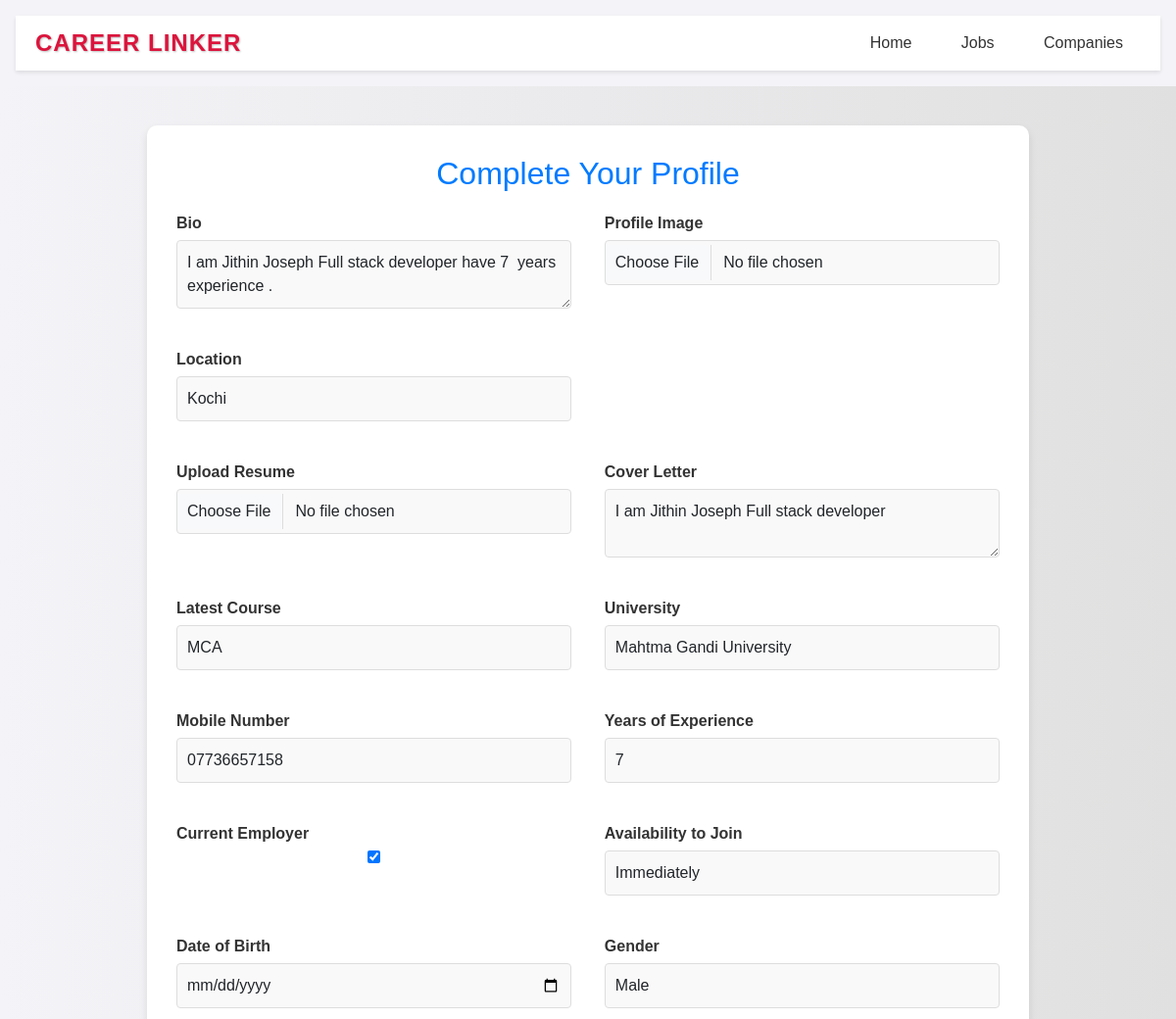
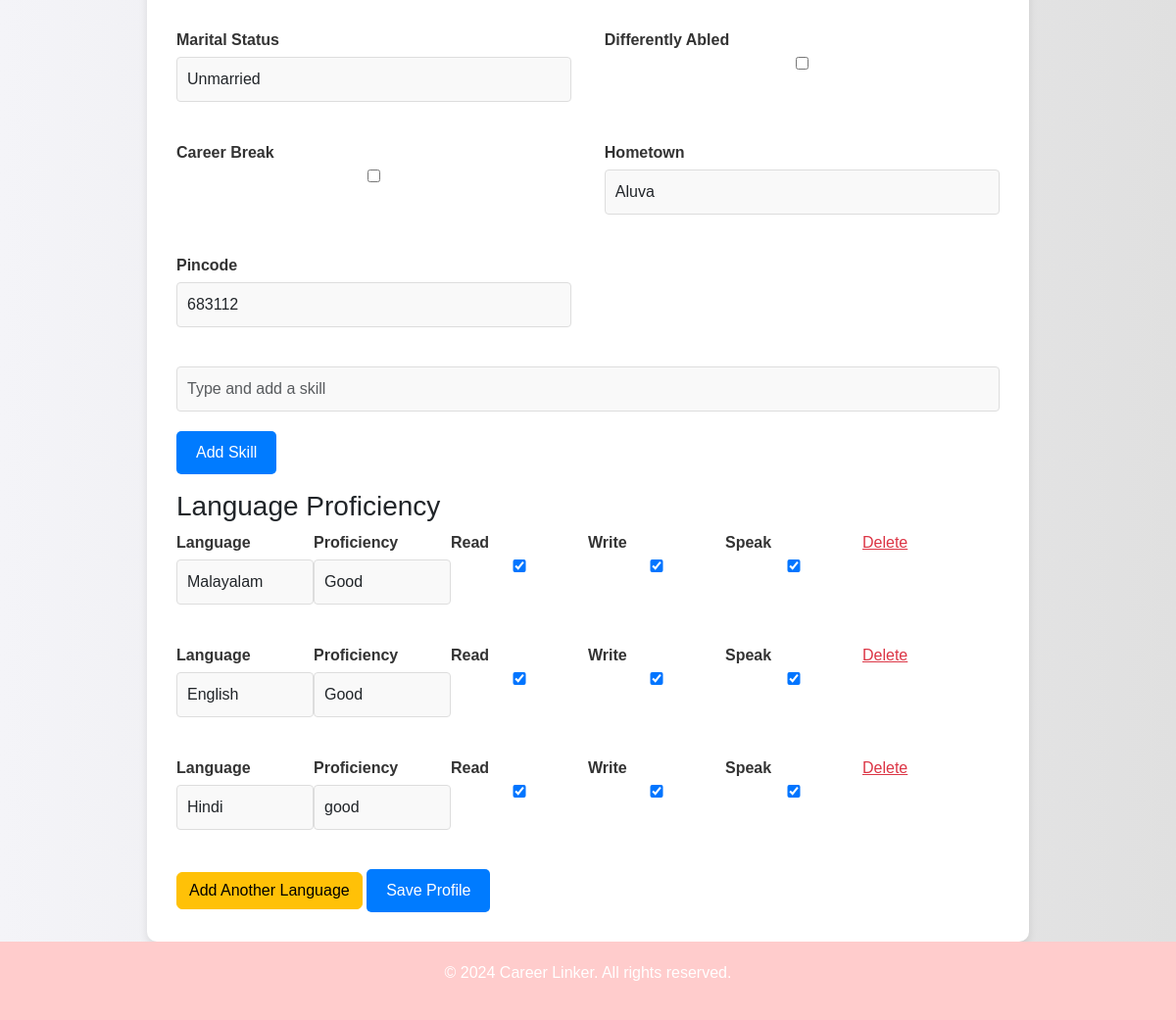
The app's page /user/add_profile/ (signed in) with its own data (2 pictures, top to bottom).
### adminpanel/models.py (models this page shows)
class CompleteProfile(models.Model):
    user = models.OneToOneField(User, on_delete=models.CASCADE)
    bio = models.TextField(blank=True, null=True)
    profile_image = models.ImageField(upload_to='media/', blank=True, null=True)
    skills = models.ManyToManyField('Skill', related_name='users',blank=True)
    location = models.CharField(max_length=255, blank=True, null=True)
    resume = models.FileField(upload_to='resumes/', blank=True, null=True)
    cover_letter = models.TextField(blank=True, null=True)
    latest_course = models.CharField(max_length=100)
    university = models.CharField(max_length=100)
    mobile_number = models.CharField(max_length=15)
    years_of_experience = models.IntegerField(null=True, blank=True)  # Allow null or provide a default
    current_employer = models.BooleanField(default=False)
    availability_to_join = models.CharField(max_length=50, choices=(
        ('immediately', 'Immediately'),
        ('one_month', 'One Month'),
        ('three_months', 'Three Months'),
        ('more_than_a_year', 'More than a Year')
    ))
    date_of_birth = models.DateField(null=True, blank=True)  # Allowing null values
    gender = models.CharField(max_length=50, choices=(
        ('male', 'Male'),
        ('female', 'Female'),
        ('transgender', 'Transgender')
    ))
    marital_status = models.CharField(max_length=50, choices=(
        ('unmarried', 'Unmarried'),
        ('married', 'Married'),
        ('widowed', 'Widowed'),
        ('divorced', 'Divorced'),
        ('separated', 'Separated'),
        ('others', 'Others')
    ))
    differently_abled = models.BooleanField(default=False)
    career_break = models.BooleanField(default=False)
    hometown = models.CharField(max_length=100)
    pincode = models.CharField(max_length=10)

class LanguageProficiency(models.Model):
    profile = models.ForeignKey(CompleteProfile, on_delete=models.CASCADE)
    language = models.CharField(max_length=100)
    proficiency = models.CharField(max_length=50)
    read = models.BooleanField(default=False)
    write = models.BooleanField(default=False)
    speak = models.BooleanField(default=False)

### userpanel/views.py (the view)
# urls.py: path('add_profile/', add_profile, name='add_profile'),
@login_required
def add_profile(request):
    logged_user = request.user
    profile, created = CompleteProfile.objects.get_or_create(user=logged_user)
    if request.method == 'POST':
        form = CompleteProfileForm(request.POST, request.FILES, instance=profile)
        if form.is_valid():
            profile = form.save(commit=False)
            profile.user = logged_user
            profile.save()
            skills_data = request.POST.getlist('skills')
            if skills_data:
                profile.skills.clear()
                for skill_name in skills_data:
                    skill, created = Skill.objects.get_or_create(name=skill_name)
                    profile.skills.add(skill)
            LanguageProficiency.objects.filter(profile=profile).delete()  # Clear existing languages
            language_count = len([key for key in request.POST if key.startswith('language_')])
            for i in range(language_count):
                language = request.POST.get(f'language_{i}')
                proficiency = request.POST.get(f'proficiency_{i}')
                read = request.POST.get(f'read_{i}', False)
                write = request.POST.get(f'write_{i}', False)
                speak = request.POST.get(f'speak_{i}', False)
                if language and proficiency:
                    LanguageProficiency.objects.create(
                        profile=profile,
                        language=language,
                        proficiency=proficiency,
                        read=read == 'on',
                        write=write == 'on',
                        speak=speak == 'on'
                    )
            return redirect('view_profile')
    else:
        form = CompleteProfileForm(instance=profile)
    languages = LanguageProficiency.objects.filter(profile=profile)
    context = {
        'form': form,
        'languages': languages,
        'logged_user': logged_user
    }
    return render(request, 'userpanel/add_profile.html', context)

### userpanel/forms.py
class CompleteProfileForm(forms.ModelForm):
    class Meta:
        model = CompleteProfile
        fields = [
            'bio', 'profile_image',  'location', 'resume', 'cover_letter',
            'latest_course', 'university', 'mobile_number', 'years_of_experience',
            'current_employer', 'availability_to_join', 'date_of_birth', 'gender',
            'marital_status', 'differently_abled', 'career_break', 'hometown', 'pincode'
        ]
        widgets = {
            'date_of_birth': forms.DateInput(attrs={'type': 'date'}),
        }

### userpanel/templates/userpanel/add_profile.html (shortened to what this page needs)
{% load static %}
<!DOCTYPE html>
<html lang="en">
<head>
    <link rel="stylesheet" href="{% static 'user_css/style.css' %}">
    <link href="https://cdn.jsdelivr.net/npm/bootstrap@5.3.0/dist/css/bootstrap.min.css" rel="stylesheet">
    <link rel="stylesheet" href="https://cdnjs.cloudflare.com/ajax/libs/font-awesome/5.15.4/css/all.min.css">
</head>
<body>
    <header>
        <nav class="navbar fixed-element">
            <a href="#" class="logo">Career Linker</a>
            <div class="navbar-links">
                <a href="{% url 'userhome' %}">Home</a>
                <a href="{% url 'all_jobs' %}">Jobs</a>
                <a href="{% url 'all_companies' %}">Companies</a>
            </div>
        </nav>
    </header>
    <div class="container">
        <h2>Complete Your Profile</h2>
        <form method="post" enctype="multipart/form-data" id="profileForm">
            <div class="form-row">
                <div class="form-group">
                    <label for="bio">Bio</label>
                    <textarea id="bio" name="bio" class="form-control">{{ form.bio.value|default_if_none:'' }}</textarea>
                </div>
                <div class="form-group">
                    <label for="profile_image">Profile Image</label>
                    <input type="file" id="profile_image" name="profile_image" class="form-control">
                </div>
            </div>
            <div class="form-row">
                <div class="form-group">
                    <label for="location">Location</label>
                    <input type="text" id="location" name="location" class="form-control" value="{{ form.location.value|default_if_none:'' }}">
                </div>
            </div>
            <div class="form-row">
                <div class="form-group">
                    <label for="resume">Upload Resume</label>
                    <input type="file" id="resume" name="resume" class="form-control">
                </div>
                <div class="form-group">
                    <label for="cover_letter">Cover Letter</label>
                    <textarea id="cover_letter" name="cover_letter" class="form-control">{{ form.cover_letter.value|default_if_none:'' }}</textarea>
                </div>
            </div>
            <div class="form-row">
                <div class="form-group">
                    <label for="latest_course">Latest Course</label>
                    <input type="text" id="latest_course" name="latest_course" class="form-control" value="{{ form.latest_course.value|default_if_none:'' }}">
                </div>
                <div class="form-group">
                    <label for="university">University</label>
                    <input type="text" id="university" name="university" class="form-control" value="{{ form.university.value|default_if_none:'' }}">
                </div>
            </div>
            <div class="form-row">
                <div class="form-group">
                    <label for="mobile_number">Mobile Number</label>
                    <input type="text" id="mobile_number" name="mobile_number" class="form-control" value="{{ form.mobile_number.value|default_if_none:'' }}">
                </div>
                <div class="form-group">
                    <label for="years_of_experience">Years of Experience</label>
                    <input type="number" id="years_of_experience" name="years_of_experience" class="form-control" value="{{ form.years_of_experience.value|default_if_none:'' }}">
                </div>
            </div>
            <div class="form-row">
                <div class="form-group">
                    <label for="current_employer">Current Employer</label>
                    <input type="checkbox" id="current_employer" name="current_employer" {% if form.current_employer.value %}checked{% endif %}>
                </div>
                <div class="form-group">
                    <label for="availability_to_join">Availability to Join</label>
                    <select id="availability_to_join" name="availability_to_join" class="form-control">
                        <option value="immediately" {% if form.availability_to_join.value == 'immediately' %}selected{% endif %}>Immediately</option>
                    </select>
                </div>
            </div>
            <div class="form-row">
                <div class="form-group">
                    <label for="date_of_birth">Date of Birth</label>
                    <input type="date" id="date_of_birth" name="date_of_birth" class="form-control" value="{{ form.date_of_birth.value|default_if_none:'' }}">
                </div>
                <div class="form-group">
                    <label for="gender">Gender</label>
                    <select id="gender" name="gender" class="form-control">
                        <option value="male" {% if form.gender.value == 'male' %}selected{% endif %}>Male</option>
                    </select>
                </div>
            </div>
            <div class="form-row">
                <div class="form-group">
                    <label for="marital_status">Marital Status</label>
                    <select id="marital_status" name="marital_status" class="form-control">
                        <option value="unmarried" {% if form.marital_status.value == 'unmarried' %}selected{% endif %}>Unmarried</option>
                    </select>
                </div>
                <div class="form-group">
                    <label for="differently_abled">Differently Abled</label>
                    <input type="checkbox" id="differently_abled" name="differently_abled" {% if form.differently_abled.value %}checked{% endif %}>
                </div>
            </div>
            <div class="form-row">
                <div class="form-group">
                    <label for="career_break">Career Break</label>
                    <input type="checkbox" id="career_break" name="career_break" {% if form.career_break.value %}checked{% endif %}>
                </div>
                <div class="form-group">
                    <label for="hometown">Hometown</label>
                    <input type="text" id="hometown" name="hometown" class="form-control" value="{{ form.hometown.value|default_if_none:'' }}">
                </div>
            </div>
            <div class="form-row">
                <div class="form-group">
                    <label for="pincode">Pincode</label>
                    <input type="text" id="pincode" name="pincode" class="form-control" value="{{ form.pincode.value|default_if_none:'' }}">
                </div>
            </div>
    <div id="skillsList" class="skills-list">
        <input type="text" id="skillInput" class="form-control" placeholder="Type and add a skill">
        <button type="button" onclick="addSkill()" class="btn btn-info">Add Skill</button>
    </div>
    <h3>Language Proficiency</h3>
    <div id="languageSection">
        {% for language in languages %}
        <div class="form-row" id="language_row_{{ forloop.counter0 }}">
            <div class="form-group">
                <label for="language_{{ forloop.counter0 }}">Language</label>
                <input type="text" class="form-control" id="language_{{ forloop.counter0 }}"
                    name="language_{{ forloop.counter0 }}" value="{{ language.language }}">
            </div>
            <div class="form-group">
                <label for="proficiency_{{ forloop.counter0 }}">Proficiency</label>
                <input type="text" class="form-control" id="proficiency_{{ forloop.counter0 }}"
                    name="proficiency_{{ forloop.counter0 }}" value="{{ language.proficiency }}">
            </div>
            <div class="form-group">
                <label>Read</label>
                <input type="checkbox" id="read_{{ forloop.counter0 }}" name="read_{{ forloop.counter0 }}"
                    {% if language.read %}checked{% endif %}>
            </div>
            <div class="form-group">
                <label>Write</label>
                <input type="checkbox" id="write_{{ forloop.counter0 }}" name="write_{{ forloop.counter0 }}"
                    {% if language.write %}checked{% endif %}>
            </div>
            <div class="form-group">
                <label>Speak</label>
                <input type="checkbox" id="speak_{{ forloop.counter0 }}" name="speak_{{ forloop.counter0 }}"
                    {% if language.speak %}checked{% endif %}>
            </div>
            <div class="form-group">
                <a href="#" class="text-danger" onclick="removeLanguageRow({{ forloop.counter0 }})">Delete</a>
            </div>
        </div>
        {% endfor %}
    </div>
    <button type="button" class="btn btn-warning" onclick="addLanguageField()">Add Another Language</button>
    <button type="submit" class="btn btn-warning">Save Profile</button>
</form>
</div>
<footer>
<p>© 2024 Career Linker. All rights reserved.</p>
</footer>
</body>
</html>

### static/user_css/style.css (style rules this page uses)
* { margin: 0; padding: 0; box-sizing: border-box; }
body, html { font-family: Arial, sans-serif; overflow-x: hidden; height: 100%; margin: 0; padding: 0; display: flex; flex-direction: column; }
header { text-align: center; padding: 1rem; background-color: #F4F4F8; color: white; position: sticky; top: 0; z-index: 1000; }
.navbar { display: flex; justify-content: space-between; align-items: center; background-color: #F4F4F8; padding: 10px 20px; }
.navbar-links a { color: black; padding: 0.5rem; margin: 0 10px; text-decoration: none; transition: color 0.3s ease-in-out, background-color 0.3s ease-in-out; }
.logo { font-size: 24px; color: #6a2222; text-decoration: none; }
.fixed-element { position: sticky; top: 0; z-index: 1000; }
footer { width: 100%; background-color: #ffcccc; color: white; text-align: center; padding: 20px 0; position: relative; bottom: 0; left: 0; }

### userpanel/templates/userpanel/add_profile.html (style rules this page uses)
body { background: linear-gradient(to right, #F4F4F8, #E0E0E0); font-family: 'Arial', sans-serif; margin: 0; padding: 0; }
.navbar { background-color: #fff; padding: 10px 20px; box-shadow: 0 2px 4px rgba(0, 0, 0, 0.1); position: sticky; top: 0; z-index: 999; }
.navbar .logo { font-family: 'Lucida Sans', sans-serif; font-size: 24px; font-weight: bold; letter-spacing: 1px; text-transform: uppercase; color: #dc143c; text-shadow: 1px 1px 2px rgba(0, 0, 0, 0.25); }
.navbar .navbar-links a { color: #333; margin-left: 20px; text-decoration: none; font-size: 16px; transition: color 0.3s; }
.container { margin-top: 40px; padding: 30px; background-color: #fff; box-shadow: 0 4px 8px rgba(0, 0, 0, 0.1); border-radius: 10px; max-width: 900px; margin-left: auto; margin-right: auto; }
.container h2 { color: #007bff; margin-bottom: 20px; text-align: center; }
.form-row { display: flex; justify-content: space-between; margin-bottom: 20px; }
.form-group { display: flex; flex-direction: column; width: 48%; }
label { font-weight: bold; color: #333; margin-bottom: 5px; }
.form-control { background-color: #f9f9f9; border: 1px solid #ddd; border-radius: 4px; padding: 10px; margin-bottom: 20px; transition: border-color 0.3s ease; }
button[type="submit"], .btn-info { background-color: #007bff; color: #fff; transition: background-color 0.3s ease; padding: 10px 20px; border: none; border-radius: 5px; font-size: 16px; }

### records on screen
CompleteProfile: bio "I am Jithin Joseph Full stack developer have 7 years experience .", location "Kochi", cover_letter "I am Jithin Joseph Full stack developer", latest_course "MCA", university "Mahtma Gandi University", mobile_number "07736657158", availability_to_join "Immediately", gender "Male", marital_status "Unmarried", hometown "Aluva", pincode "683112"
LanguageProficiency: language "Malayalam", proficiency "Good", read "☑", write "☑", speak "☑"
LanguageProficiency: language "English", proficiency "Good", read "☑", write "☑", speak "☑"
LanguageProficiency: language "Hindi", proficiency "good", read "☑", write "☑", speak "☑"
